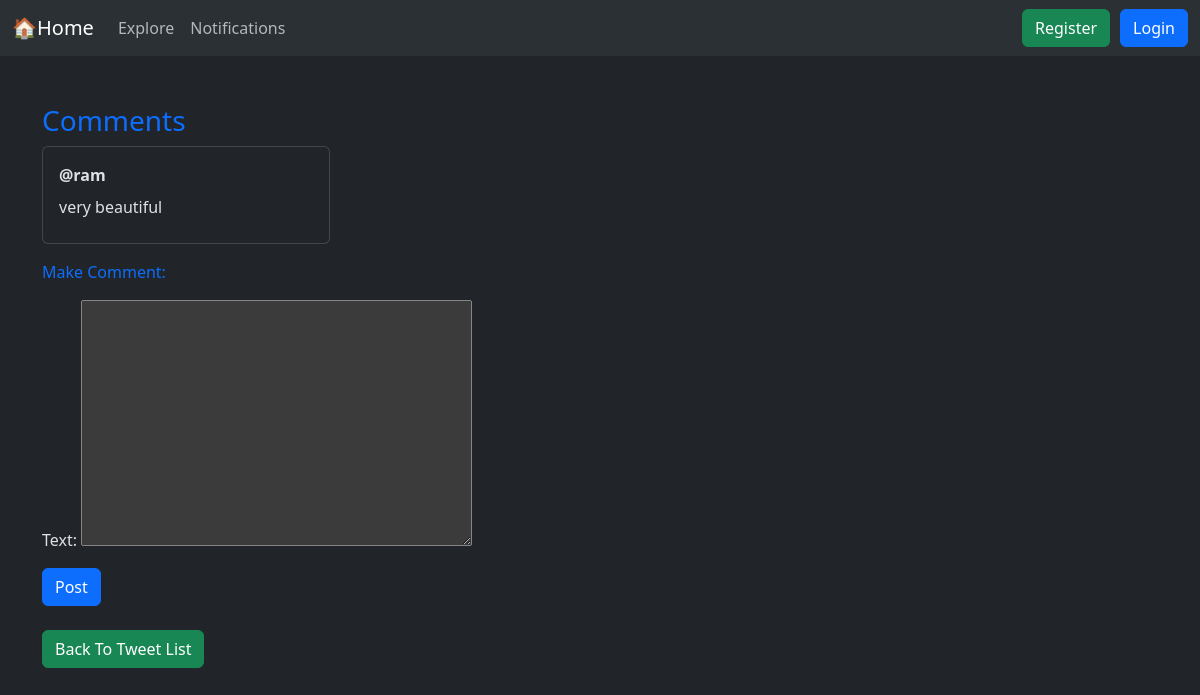
Page /11/comments/ on the earlier database version.
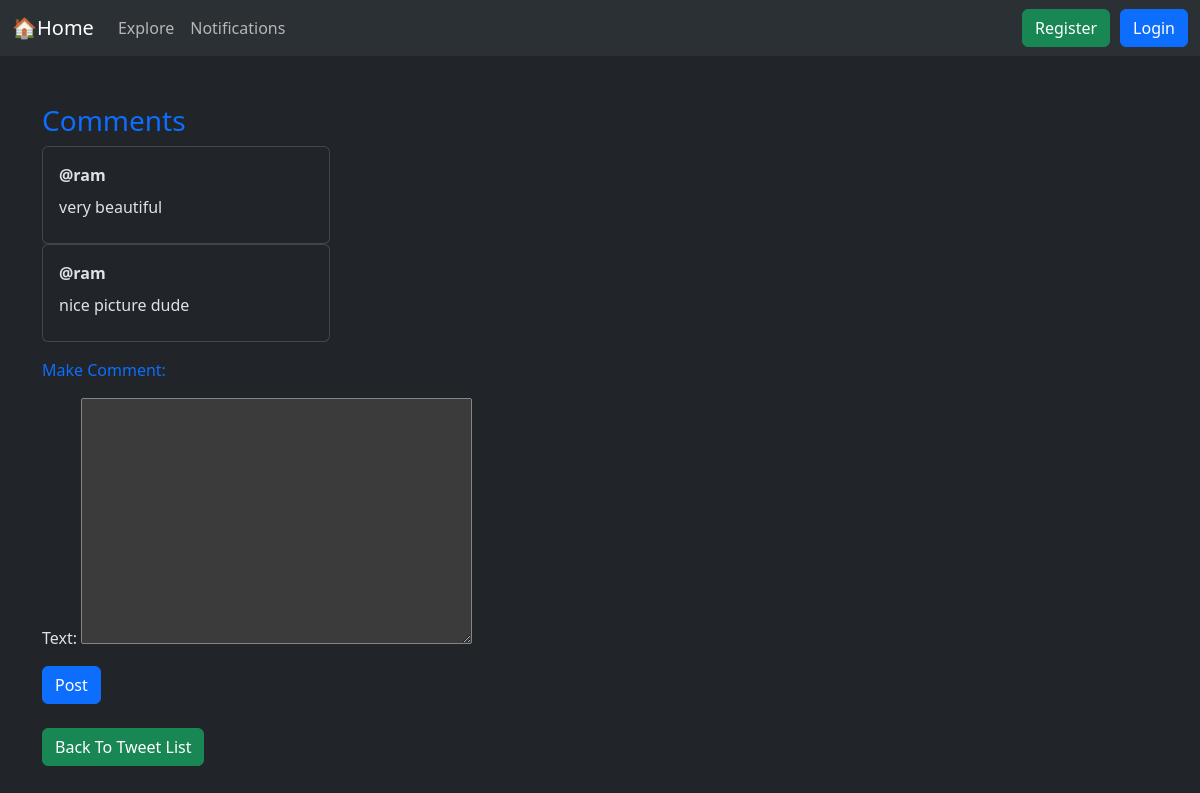
Same page on the later database version.
### tweet/models.py (models this page shows, shortened)
class Comments(models.Model):
    user=models.ForeignKey(User, on_delete=models.CASCADE, related_name='comments')
    tweet=models.ForeignKey(Tweet, on_delete=models.CASCADE, related_name='comments')
    text= models.TextField(max_length=200)
    created_at=models.DateTimeField(auto_now_add=True)

### tweet/views.py (the view)
# urls.py: path('<int:tweet_id>/comments/', views.comments_view, name='comments_view'),
def comments_view(request, tweet_id):
    tweet= get_object_or_404(Tweet, pk=tweet_id)
    comments= tweet.comments.all()# comments is a reverse manaager generated by Django because of the foreign key relationship.
    form= CommentsForm()
    return render(request, 'comments.html', {'tweet': tweet, 'comments': comments, 'form': form})

### tweet/forms.py
class CommentsForm(forms.ModelForm):
    class Meta:
        model=Comments
        fields=['text']

### tweet/templates/comments.html (shortened to what this page needs)
{% extends "base.html" %}
{% block content %}
<h3 class="text text-primary mt-5">Comments</h3>
{% if comments %}
 {% for comment in comments %}
<div class="card" style="width: 18rem;">
  <div class="card-body mb-2">
    <strong>@{{comment.user.username}}</strong>
    <p class="card-text mt-2">{{comment.text}}</p>
  </div>
</div>
{% endfor %}
 {% endif %}
<form method="post" enctype="multipart/form-data" name="comment_form"
 action="{% url 'make_comment' tweet.id %}">
    <label class="form-label mt-3 mb-3 text text-primary" for="">Make Comment:</label>{{form.as_p}}
    <button class="btn btn-primary" type="submit">Post</button>
</form>
<a href="{% url 'tweet_list' %}" class="btn btn-success mt-4">Back To Tweet List</a>
{% endblock  %}

Differences in the rows shown:
added Comments: user.username "ram", text "nice picture dude"
